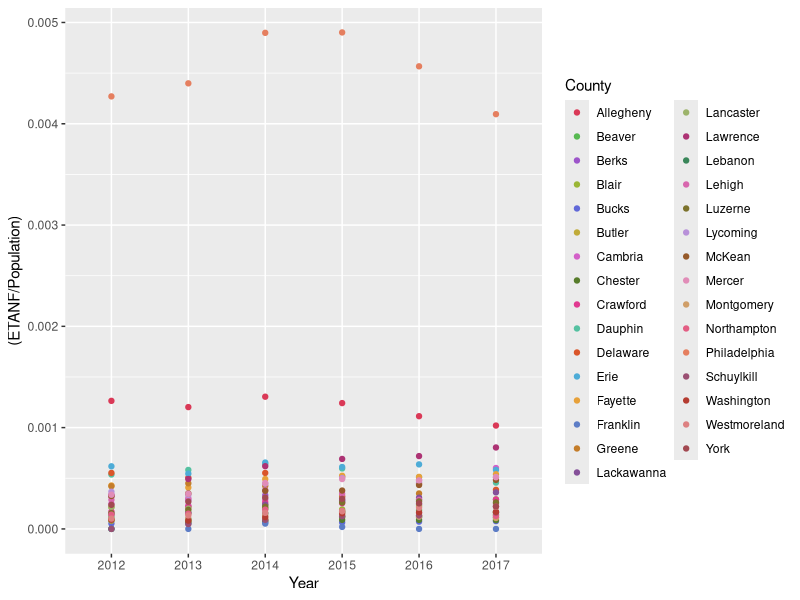
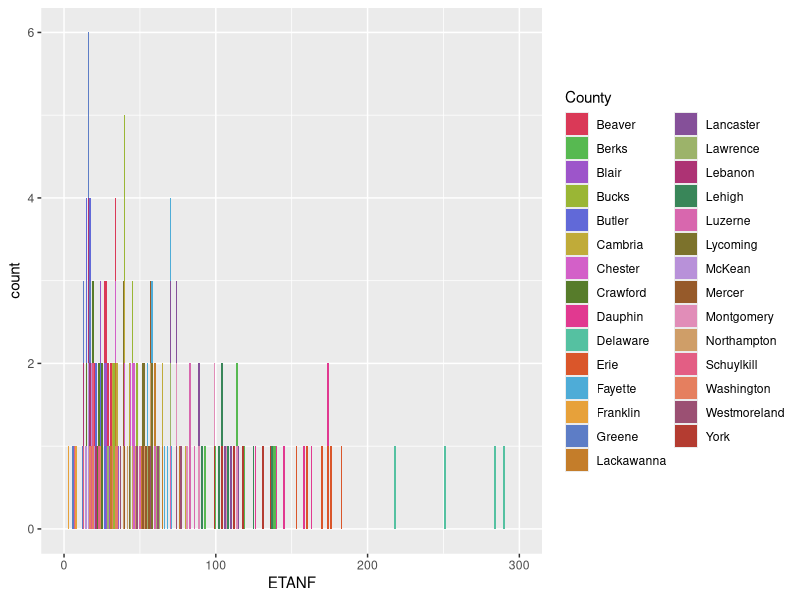
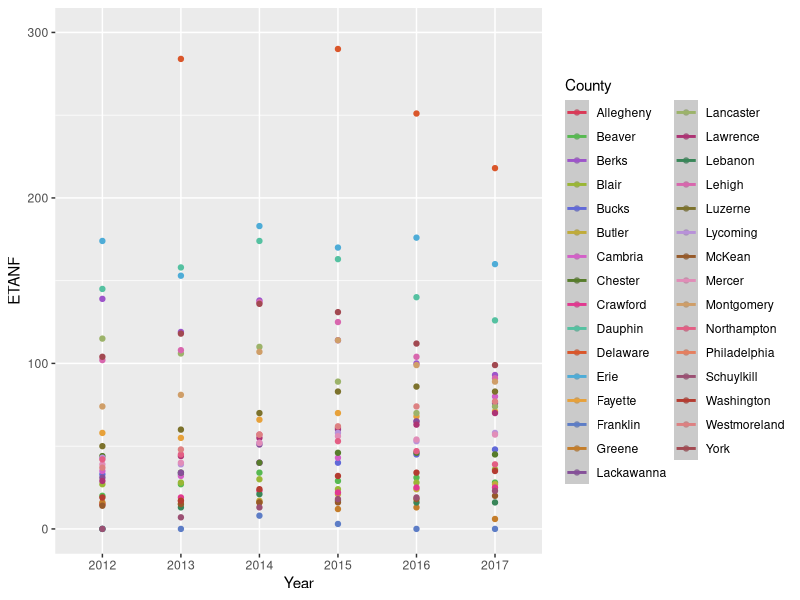

Source code (R) for these figures, in order: (Note: this script raises an error after producing the figures.)
## ---- chunk 1
# Loading libraries needed for analysis
library(ggplot2)
library(glmnet)
library(pROC)
library(plyr)
library(dplyr)
library(leaps)
library(reshape)

#loading data and redefining "-" symbols as NA
ETANFload <- read.table("Data_Analysis_Spreadsheet.csv", header = TRUE, sep = ",", na.strings = "-")
#Removing unused Employment training variable
ETANFdata <- ETANFload[, c(1:16, 18, 19)]
#Cleaning the data - converting strings to numbers
ETANFdata <- mutate(ETANFdata, Year = as.factor(as.numeric(Year)), ETANF = as.numeric(gsub(",","",ETANF)), Snap_January = as.numeric(gsub(",","",Snap_January)),
                    SNAP_July = as.numeric(gsub(",","",SNAP_July)), Med_Income = as.numeric(Med_Income), Medicaid = as.numeric(gsub(",","",Medicaid)),
                    SSI = as.numeric(gsub(",","",SSI)), CHIP = as.numeric(gsub(",","",CHIP)), ED_Attain_HSandAbove = as.numeric(ED_Attain_HSandAbove),
                    Ed_Attain_BAandAbove = as.numeric(ED_Attain_HSandAbove), Population = as.numeric(gsub(",","",Population)))

#ETANFmelt <- melt(ETANFdata, id = c("County", "Year"))
#etanf.ts <- ts(ETANFdata, frequency = 1, start = c(2012), end = )

## ---- chunk 2
### Data Visualization

# define palette
cpPalette <- c("#da3957","#57b951","#9d55ca","#9ab635","#6169d8","#c0ab39","#d360c8","#577c2b","#e13990","#55c1a1","#da562a","#4eacd7","#e7a13a","#5d7dc6","#c47d2a","#855099","#9cb36a","#ad3374","#398659","#d867ae","#7c722c","#b891d9","#965a2a","#e18db8","#cf9e68","#e35e84","#e57f5f","#9b5073","#b43c31","#dd8182","#a24951")
#plot of ETANF cases normalized by population
p1 <- ggplot(ETANFdata,aes(y = (ETANF/Population), x = Year, color = County)) + geom_point() + xlab("Year") + scale_color_manual(values =  cpPalette) 
p1
p2 <- ggplot(ETANFdata,aes(x = ETANF, fill = County)) + geom_bar() + xlab("ETANF") + scale_fill_manual(values =  cpPalette) + xlim(0, 300)
p2
p3 <- ggplot(ETANFdata,aes(y = ETANF, x = Year, color = County)) + geom_point() + 
  geom_smooth(data = ETANFdata, method = "glm", formula = ETANF~Year + County + PA_Region + SNAP_July + Medicaid + CHIP + LFPR + Med_Income + ED_Attain_HSandAbove + Ed_Attain_BAandAbove + Pov_Rate + Population) + xlab("Year") + scale_color_manual(values =  cpPalette) + ylim(0,300)
p3
## ---- chunk 3
### Variable selection

#Set seed
set.seed(1234)
#subsetting data to remove extra location descriptors & missing records from dependent & Independent variables for variable selection
etanf.x <- na.omit(ETANFdata[, c(3:18)])

# fit the random forest
# rf1 <- cforest(ETANF ~ ., data= etanf.x, control=cforest_unbiased(mtry=2,ntree=20))

# AIC by crossvalidation for each variable selection method
testCV <- function(DATA){
  # combine two columns
  func.data <- data.frame(DATA)
  # Count the number of row of entire dataframe
  n.data <- nrow(func.data)
  # divide the number of rows in the dataframe into 8 groups
  folds <- split(sample(n.data, n.data ,replace=FALSE), as.factor(1:8))
    # aic list
    step.forward.aic <- rep(0,8)
    step.backward.aic <- rep(0,8)
    result<- data.frame("method" = character(), "aic" = numeric(), stringsAsFactors = FALSE)
  for (j in 1:8){
      test.data <- func.data[folds[[j]], ]
      n.test <-nrow(test.data)
      train.data <- func.data[-folds[[j]], ]
         #forward stepwise model
      null = glm(ETANF~1, data = na.omit(train.data), family = "poisson")
      full = glm(ETANF~., data = na.omit(train.data), family = "poisson")
      fwd.model <- step(null, scope = list(lower = null, upper = full), direction = "forward", trace = FALSE)
      step.forward.aic[j] <- AIC(fwd.model)
        #backward stepwise model
      bwd.model <- step(full, direction = "backward", trace = FALSE)
      step.backward.aic [j] <- AIC(bwd.model)
  }
    result <- rbind(result, data.frame(method = "forward", auc = mean(step.forward.aic)))
    result <- rbind(result, data.frame(method = "backward", auc = mean(step.backward.aic)))
    return(result)
}

testCV(etanf.x)

#Counting predictors for backward selection
null = glm(ETANF~1, data = etanf.x, family = "poisson")
full = glm(ETANF~., data = etanf.x, family = "poisson")
bwd.model <- bwd.model <- step(full, direction = "backward", trace = FALSE)
bwd.model
## ---- chunk 4
### Regression model
etanf.model <- glm(ETANF~Year + County + SNAP_July + Medicaid + CHIP + LFPR + Med_Income + ED_Attain_HSandAbove + Ed_Attain_BAandAbove + Pov_Rate + Population, data = ETANFdata, family = "poisson")

#summary(etanf.model)

etanf.predicted <- data.frame(ETANF_pred = predict.glm(etanf.model, ETANFdata), County = ETANFdata$County[-"Butler"], Year = ETANFdata$Year)

#ggplot(data = ETANFdata, aes(x = Year, y = ETANF, color = County)) + geom_point() + geom_line(data = etanf.predicted, aes(x = Year, y = ETANF, color = County))
